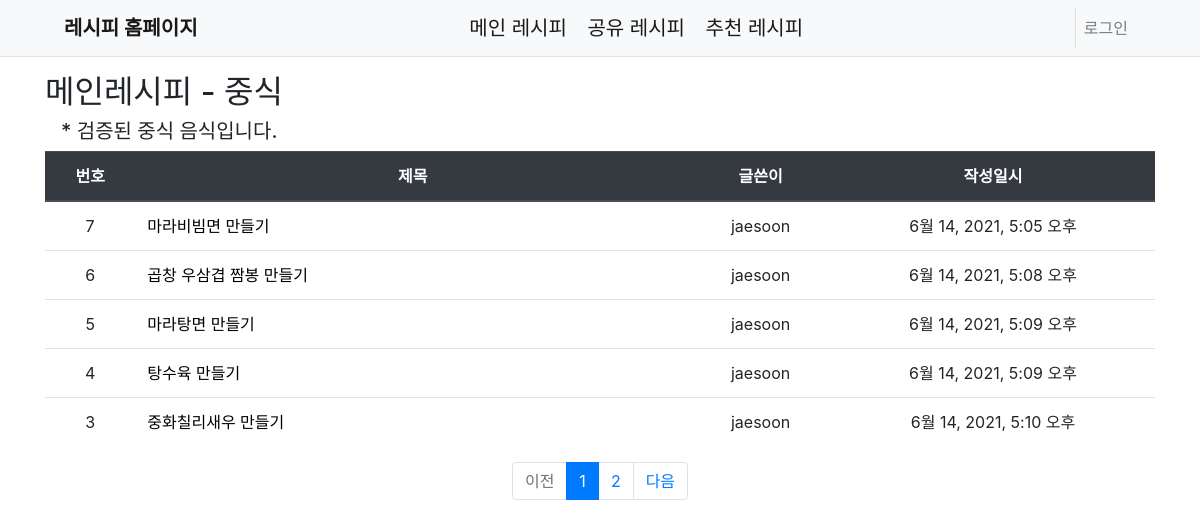
/main_recipe/chinese/, run on the app's committed database.
### main_recipe/models.py (models this page shows, shortened)
class main_recipe(models.Model):
    subject = models.CharField(max_length=200)
    menu = models.CharField(choices=menu_Choice, max_length=10)
    material = models.TextField()
    how_Make = models.TextField()
    create_date = models.DateTimeField()
    author = models.ForeignKey(User, on_delete=models.CASCADE)
    modify_date = models.DateTimeField(null=True, blank=True)

### main_recipe/views/recipe_list_views.py (the view)
# urls.py: path('chinese/', recipe_list_views.chinese, name = 'chinese'),
def chinese(request):
    page = request.GET.get('page', '1')
    chinese_main_recipe = main_recipe.objects.filter(menu__contains='중식')
    paginator = Paginator(chinese_main_recipe, 5)
    page_obj = paginator.get_page(page)
    context = {'recipe_list': page_obj}
    return render(request, 'main/chinese_recipe_list.html', context)

### main_recipe/templatetags/main_filter.py (called while the page is built)
@register.filter
def sub(value, arg):
    return value-arg

### templates/main/chinese_recipe_list.html (shortened to what this page needs)
{% extends 'base.html' %}
{% load main_filter %}
{% block content %}
<div class="container my-3">
    <h2 class="banner">메인레시피 - 중식<br></h2>
    <h3 class="sub" style="font-size:20px;"> * 검증된 중식 음식입니다.</h3>
    <table class="table">
        <thead>
        <tr class="text-center thead-dark">
            <th>번호</th>
            <th style = "width:50%">제목</th>
            <th>글쓴이</th>
            <th>작성일시</th>
        </tr>
        </thead>
        <tbody>
        {% if recipe_list %}
        {% for recipe in recipe_list %}
        <tr class = "text-center">
            <td>{{ recipe_list.paginator.count|sub:recipe_list.start_index|sub:forloop.counter0|add:1 }}</td>
            <td class = "text-left">
                <a href="{% url 'main:recipe_detail' recipe.id %}">
                    {{ recipe.subject }}
                </a>
            </td>
            <td>{{ recipe.author.username }}</td>
            <td>{{ recipe.create_date }}</td>
        </tr>
        {% endfor %}
        {% else %}
        <tr>
            <td colspan="3">레시피가 없습니다.</td>
        </tr>
        {% endif %}
        </tbody>
    </table>
    <ul class="pagination justify-content-center">
        {% if recipe_list.has_previous %}
        <li class="page-item">
            <a class="page-link" href="?page={{ recipe_list.previous_page_number }}">이전</a>
        </li>
        {% else %}
        <li class="page-item disabled">
            <a class="page-link" tabindex="-1" aria-disabled="true" href="#">이전</a>
        </li>
        {% endif %}
        {% for page_number in recipe_list.paginator.page_range %}
        {% if page_number >= recipe_list.number|add:-5 and page_number <= recipe_list.number|add:5 %}
            {% if page_number == recipe_list.number %}
            <li class="page-item active" aria-current="page">
                <a class="page-link" href="?page={{ page_number }}">{{ page_number }}</a>
            </li>
            {% else %}
            <li class="page-item">
                <a class="page-link" href="?page={{ page_number }}">{{ page_number }}</a>
            </li>
            {% endif %}
        {% endif %}
        {% endfor %}
        {% if recipe_list.has_next %}
        <li class="page-item">
            <a class="page-link" href="?page={{ recipe_list.next_page_number }}">다음</a>
        </li>
        {% else %}
        <li class="page-item disabled">
            <a class="page-link" tabindex="-1" aria-disabled="true" href="#">다음</a>
        </li>
        {% endif %}
    </ul>
</div>
{% endblock %}

### static/style.css (style rules this page uses)
.banner { margin-bottom:0.5rem; }
.sub { border: none; margin-left:1rem; }

### data on the page
main_recipe: paginator.count|sub "7", subject "마라비빔면 만들기", author.username "jaesoon", create_date "6월 14, 2021, 5:05 오후"
main_recipe: paginator.count|sub "6", subject "곱창 우삼겹 짬봉 만들기", author.username "jaesoon", create_date "6월 14, 2021, 5:08 오후"
main_recipe: paginator.count|sub "5", subject "마라탕면 만들기", author.username "jaesoon", create_date "6월 14, 2021, 5:09 오후"
main_recipe: paginator.count|sub "4", subject "탕수육 만들기", author.username "jaesoon", create_date "6월 14, 2021, 5:09 오후"
main_recipe: paginator.count|sub "3", subject "중화칠리새우 만들기", author.username "jaesoon", create_date "6월 14, 2021, 5:10 오후"

### other printed values
{{ page_number }} "1"
{{ page_number }} "2"
